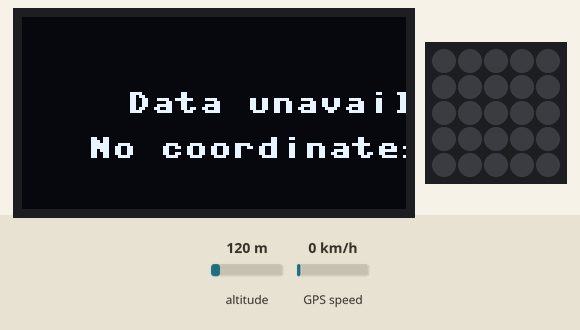
Simulated run of this program. Board: Raspberry Pi Pico running MicroPython. On the bench: 128×64 one-colour display, 5×5 RGB LED matrix. The inputs (shaded band) are chosen by the test bench; at power-on: altitude 120 m, GPS speed 0 km/h. The GPS gets a fix after 3 s at 37.7749, -122.4194 with 8 satellites; the 25 LEDs are laid out as on the BitDogLab board (LED 0 bottom right, every second row reversed); library files of the repository ran but are not shown: micropyGPS.py; what the program prints to the serial console is not drawn.

Above: at 0.1 s.
At 3.1 s:
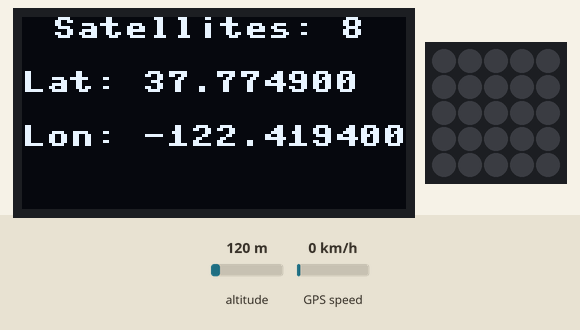

The program:

GPS_V1B_funcionando.py
```python
# aqui usamos o slot I2C0 conectando a um módulo GPS NEO 6 ou superior
# A conecção é: amarelo com o Tx do módulo GPS - Branco com o RX do módulo - Vermelho  com o VCC do módulo - preto com o GND

from machine import Pin, UART, I2C
import neopixel
import utime
from ssd1306 import SSD1306_I2C
from micropyGPS import MicropyGPS

# Initialize I2C and OLED display
i2c = I2C(1, sda=Pin(14), scl=Pin(15), freq=400000)
oled = SSD1306_I2C(128, 64, i2c)

#inicializa matriz de leds para apagar

# Número de LEDs na sua matriz 5x5
NUM_LEDS = 25

# Inicializar a matriz de NeoPixels no GPIO7
np = neopixel.NeoPixel(Pin(7), NUM_LEDS)

def clear_leds():
    for i in range(NUM_LEDS):
        np[i] = (0, 0, 0)  # Define todas as cores para preto (apagado)
    np.write()  # Atualiza a matriz de LEDs com as novas cores

# Apaga todos os LEDs
clear_leds()

# Initialize GPS module
#gps_module = UART(1, baudrate=9600, tx=Pin(4), rx=Pin(5))
gps_module = UART(0, baudrate=9600, tx=Pin(0), rx=Pin(1))
time_zone = -3
gps = MicropyGPS(time_zone)

def convert_coordinates(sections):
    if sections[0] == 0:  # sections[0] contains the degrees
        return None

    # sections[1] contains the minutes
    data = sections[0] + (sections[1] / 60.0)

    # sections[2] contains 'E', 'W', 'N', 'S'
    if sections[2] == 'S':
        data = -data
    if sections[2] == 'W':
        data = -data

    data = '{0:.6f}'.format(data)  # 6 decimal places
    return str(data)

def clear_matrix(np):
    # Cria uma matriz 5x5 com todas as cores definidas como preto (desligadas)
    off_matrix = [[(0, 0, 0) for _ in range(5)] for _ in range(5)]

    # Inverte a matriz
    inverted_matrix = off_matrix[::-1]

    # Exibe a matriz invertida nos LEDs
    for i in range(5):
        for j in range(5):
            np[i*5+j] = inverted_matrix[i][j]

    np.write()

# Apaga a matriz
#clear_matrix(np)


while True:
    length = gps_module.any()
    if length > 0:
        data = gps_module.read(length)
        for byte in data:
            message = gps.update(chr(byte))

    latitude = convert_coordinates(gps.latitude)
    longitude = convert_coordinates(gps.longitude)

    if latitude is None or longitude is None:
        oled.fill(0)
        oled.text("Data unavailable", 35, 25)
        oled.text("No coordinates", 22, 40)
        oled.show()
        continue


    oled.fill(0)
    oled.text('Satellites: ' + str(gps.satellites_in_use), 10, 0)
    oled.text('Lat: ' + latitude, 0, 18)
    print('Lat: ' + latitude)
    oled.text('Lon: ' + longitude, 0, 36)
    print('Lon: ' + longitude)

    oled.show()
```
